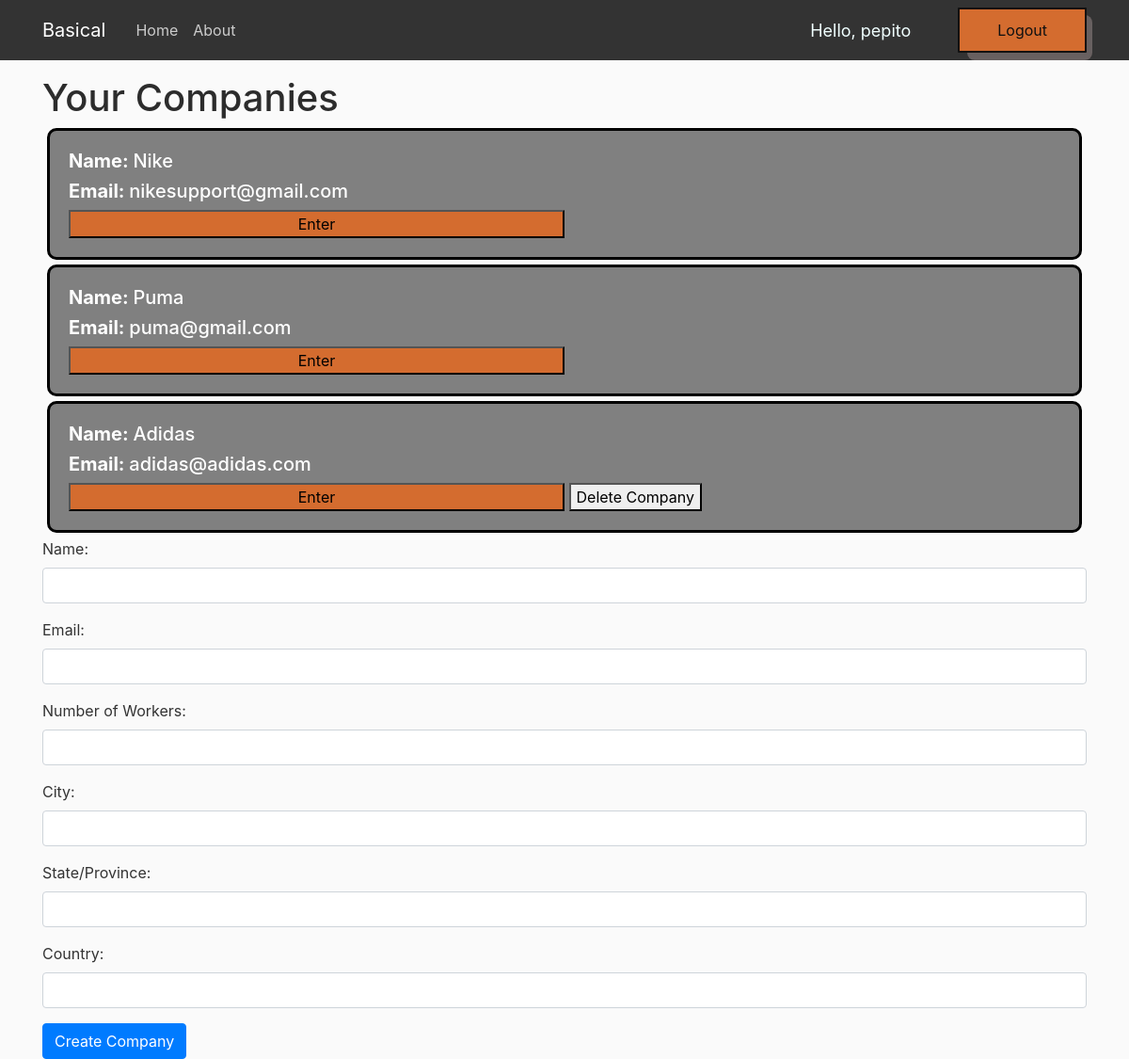
The page / (signed in) on the database as committed earlier.
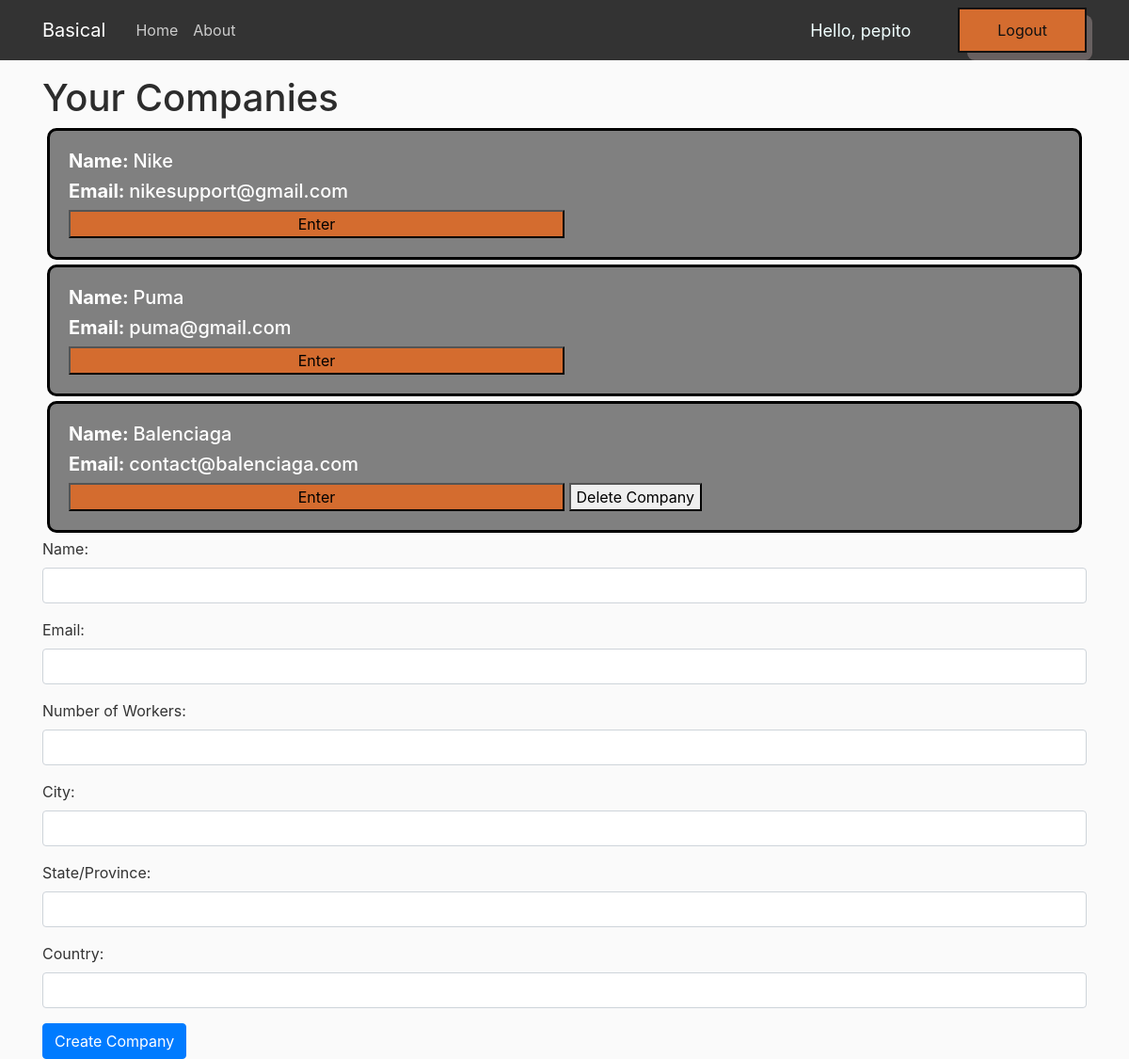
The same page on the database as committed later.
### web/models.py (models this page shows, shortened)
class Company(models.Model):
    name = models.CharField(max_length=256)
    email_com = models.EmailField(max_length=255, unique=True, default='defaultEmail')
    num_workers = models.IntegerField(default=0)
    departments = models.ManyToManyField(Department)
    admin = models.ForeignKey(User, on_delete=models.CASCADE, related_name="created_companies", default=User.objects.first().pk)
    workers = models.ManyToManyField(User, related_name="companies")

### web/views.py (the view)
# urls.py: path('',views.home, name='web-home'),
@login_required(login_url='/login')
def home(request):
    companies = Company.objects.filter(workers=request.user)
    return render(request, 'web/home.html',  {'companies': companies}) #

### web/templates/web/home.html (shortened to what this page needs)
{% load static %}
<!DOCTYPE html>
<html>
    <head>
        <link rel="stylesheet" href="https://code.jquery.com/ui/1.13.1/themes/smoothness/jquery-ui.css">
        <link rel="stylesheet" href="https://cdn.jsdelivr.net/npm/bootstrap@4.0.0/dist/css/bootstrap.min.css">
        <link rel="stylesheet" type="text/css" href="{% static 'web/home_css.css' %}">
    </head>
    <body>
        <header class="site-header">
            <nav class="navbar navbar-expand-md navbar-dark bg-steel fixed-top">
                <div class="container">
                    <a class="navbar-brand mr-4" href="/">Basical</a>
                    <div class="collapse navbar-collapse" id="navbarToggle">
                        <div class="navbar-nav mr-auto">
                            <a class="nav-item nav-link" href="/">Home</a>
                            <a class="nav-item nav-link" href="/about">About</a>
                        </div>
                        <div class="navbar-nav">
                            <span class="hello-msg">Hello, {{request.user}}</span>
                            <a href="/logout">
                                <button class="button-56" role="button">Logout</button>
                            </a>
                        </div>
                    </div>
                </div>
            </nav>
        </header>
        <div class="container">
            <h1>Your Companies</h1>
            <table>
                <tbody>
                    {% for company in companies %}
                        <tr>
                            <div style="width: 200;
                            height: 200;
                            background-color:grey;
                            border-radius: 10px;
                            border-color: black;
                            border-style: solid;
                            border-width: 3px;
                            margin: 5px;
                            padding: 20px;">
                                <h5 style="color: white;"><b>Name: </b>{{ company.name }}</h5>
                                <h5 style="color: white;"><b>Email: </b> {{ company.email_com }}</h5>
                                <a href="{% url 'company_detail' company.id %}">
                                    <button class="button-56-enter" role="button">Enter</button>
                                </a>
                                {% if request.user == company.admin %}
                                    <button class="delete-company" data-company-id="{{ company.id }}">Delete Company</button>
                                {% endif %}
                            </div>
                        </tr>
                    {% empty %}
                        <tr>
                            <td colspan="3">No companies found.</td>
                        </tr>
                    {% endfor %}
                </tbody>
            </table>
            <form method="POST" action="{% url 'create_company' %}">
                <div class="form-group">
                    <label for="name">Name:</label>
                    <input type="text" class="form-control" id="name" name="name" required>
                </div>
                <div class="form-group">
                    <label for="email_com">Email:</label>
                    <input type="email" class="form-control" name="email_com" required>
                </div>
                <div class="form-group">
                    <label for="num_workers">Number of Workers:</label>
                    <input type="number" class="form-control" id="num_workers" name="num_workers" min="0" required>
                </div>
                <div class="form-group">
                    <label for="city">City:</label>
                    <input type="text" class="form-control" id="id_city" name="city" required>
                </div>
                <div class="form-group">
                    <label for="stateOrProvince">State/Province:</label>
                    <input type="text" class="form-control" id="id_stateOrProvince" name="stateOrProvince">
                </div>
                <div class="form-group">
                    <label for="country">Country:</label>
                    <input type="text" class="form-control" id="id_country" name="country">
                </div>
                <button type="submit" class="btn btn-primary">Create Company</button>
            </form>
        </div>
    </body>
</html>

### web/static/web/home_css.css (style rules this page uses)
body { background: #fafafa; color: #333333; margin-top: 5rem; }
h1, h2, h3, h4, h5, h6 { color: #2c2c2c; }
.bg-steel { background-color: #333333; }
.site-header .navbar-nav .nav-link { color: #cccccc; }

### web/templates/web/home.html (style rules this page uses)
.hello-msg { font-size: 18px; color: azure; margin-right: 50px; justify-self: center; align-self: center; }
.button-56 { align-items: center; background-color: #d46c2f; border: 2px solid #111; border-radius: 1px; box-sizing: border-box; color: #111; cursor: pointer; display: flex; font-family: Inter,sans-serif; font-size: 16px; height: 48px; justify-content: center; line-height: 24px; max-width: 100%; padding: 0 25px; position: relative; text-align: center; text-decoration: none; user-select: none; -webkit-user-select: none; touch-action: manipulation; }
.button-56:after { background-color: #686060; border-radius: 8px; content: ""; display: block; height: 48px; left: 0; width: 100%; position: absolute; top: -2px; transform: translate(8px, 8px); transition: transform .2s ease-out; z-index: -1; }
.button-56-enter { background-color:#d46c2f; width: 50%; }
@media (min-width: 768px) { .button-56 { padding: 0 40px; } }

Rows that differ between the two databases and show on the page:
removed Company: name "Adidas", email_com "adidas@adidas.com"
added Company: name "Balenciaga", email_com "contact@balenciaga.com"
